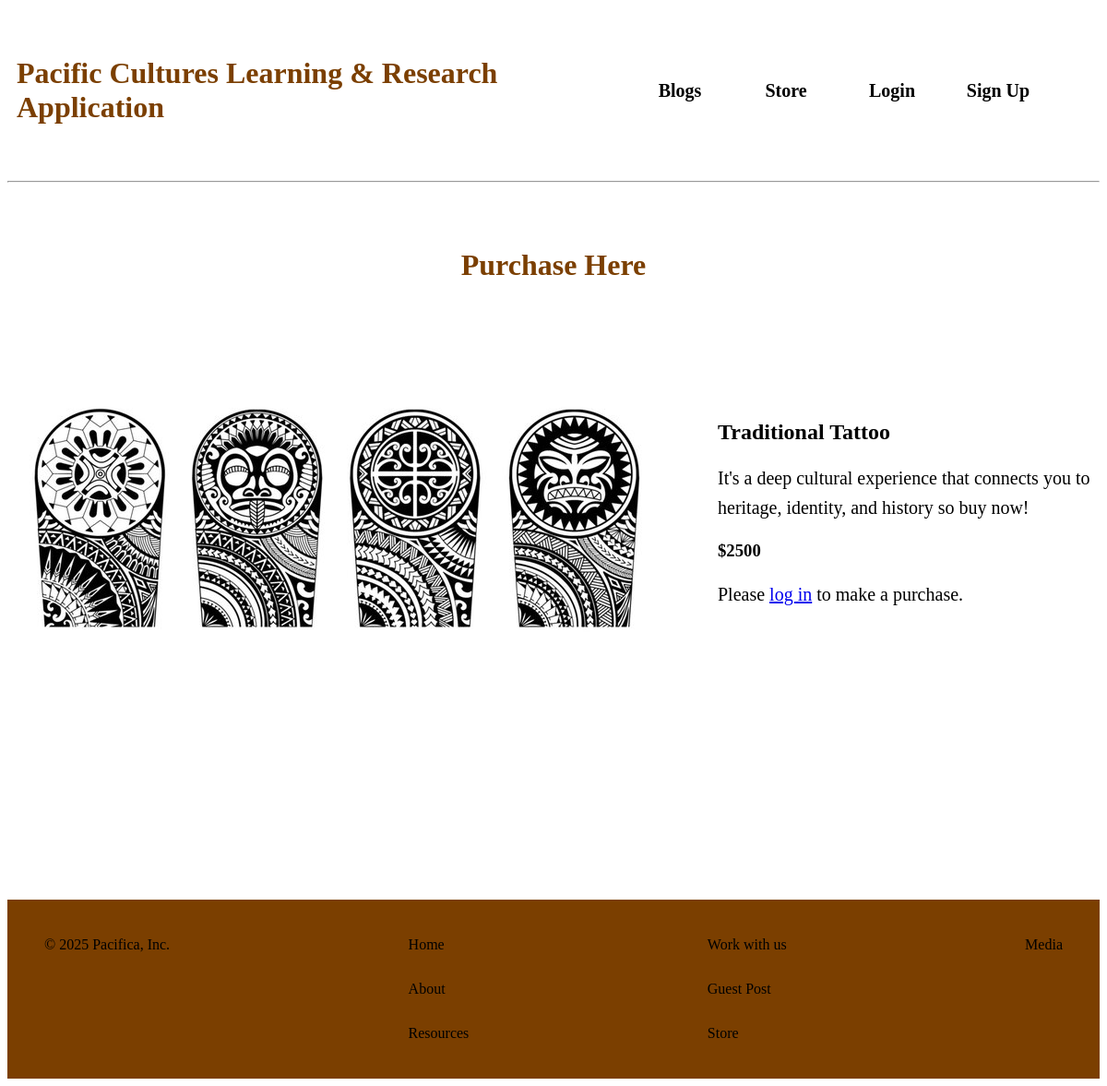
The app's page /products/purchase/1 with its own data.
### products/models.py (models this page shows, shortened)
class Purchase(models.Model):
    name = models.CharField(max_length=100)
    description = models.TextField(null=True, blank=True)
    description_one = models.TextField(null=True, blank=True)
    image = models.ImageField(upload_to='dine_images/', null=True, blank=True)

### products/views.py (the view)
# urls.py: path('purchase/<int:pk>', PurchaseView.as_view(), name='buy_products'),
class PurchaseView(DetailView):
    model = Purchase
    template_name = "buy_product.html"

### products/templates/buy_product.html (shortened to what this page needs)
{% extends 'base.html' %}
{% block content %}
{% load static %}
<div class="home-container">
    <h1>Purchase Here</h1>
</div>
<div class="purchase-container">
    {% if purchase.image %}
        <img src="{{ purchase.image.url }}" alt="{{ purchase.name }} Image" class="purchase-image" />
    {% else %}
        <p>No image available</p>
    {% endif %}
    <div class="purchase-details">
        <h2>{{ purchase.name }}</h2>
        <p>{{ purchase.description }}</p>
        <h3>{{ purchase.description_one }}</h3>
        {% if user.is_authenticated %}
        <form>
            <div class="card">
                <input
                    type="text"
                    id="name"
                    name="name"
                    placeholder="Card Number"
                    required
                />
            </div>
            <div class="card">
                <input
                    type="text"
                    id="name"
                    name="name"
                    placeholder="Cardholder Name"
                    required
                />
            </div>
            <div class="card">
                <input
                    type="text"
                    id="name"
                    name="name"
                    placeholder="Expiry Date"
                    required
                />
            </div>
            <div class="card">
                <input
                    type="text"
                    id="name"
                    name="name"
                    placeholder="CVV Number"
                    required
                />
            </div>
        </form>
        <div class="purchase-button">
            <button>Purchase</button>
        </div>
        {% else %}
        <p>Please <a href="{% url 'login' %}">log in</a> to make a purchase.</p>
        {% endif %}
    </div>
</div>
{% endblock %}

### static/css/base.css (style rules this page uses)
.home-container { text-align: center; }
.home-container h1 { position: relative; color: #7B3F00; font-family: 'Dancing Script', cursive; text-decoration: none; padding: 50px; }
.purchase-container { display: flex; gap: 50px; align-items: center; }
.purchase-image { height: auto; border-radius: 10px; }
.purchase-details { flex: 1; }
.purchase-details p { font-size: 20px; line-height: 1.6; }

### records on screen
Purchase: image (picture), name "Traditional Tattoo", description "It's a deep cultural experience that connects you to heritage, identity, and history so buy now!", description_one "$2500"
